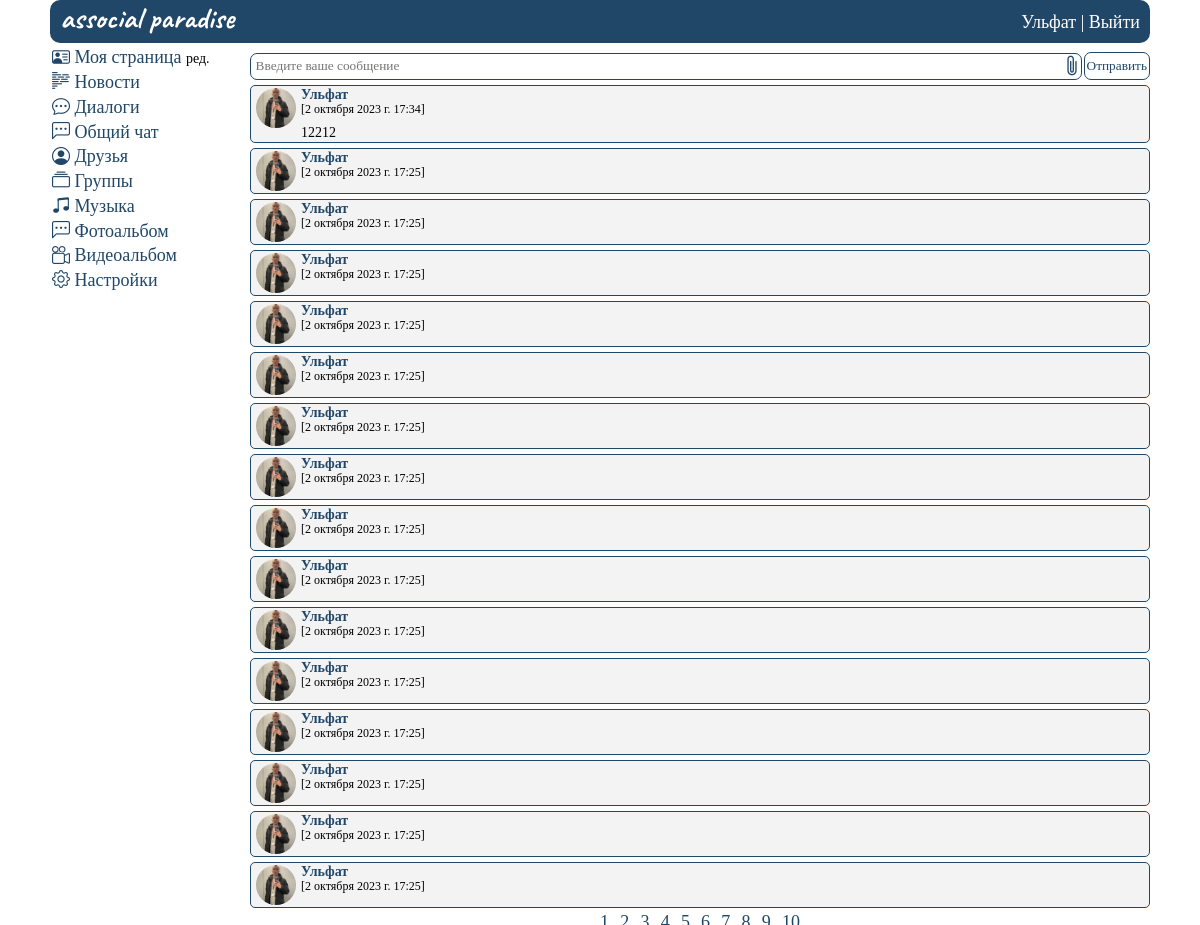
Before: /chat (signed in) with the older database file.
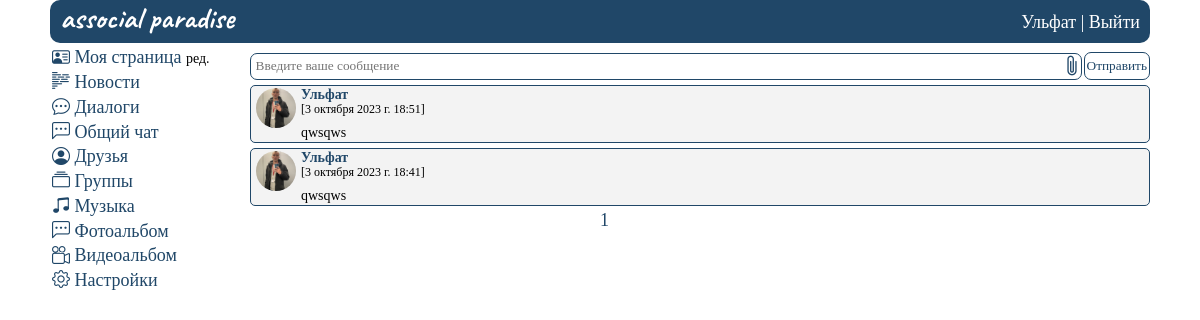
After: the same page with the newer database file.
### mysite/models.py (models this page shows, shortened)
class AllChat(models.Model):
    user = models.ForeignKey(User, on_delete=models.CASCADE)
    msg = models.TextField(max_length=999999, verbose_name='', blank=True, null=True)
    msg_time_create = models.DateTimeField(auto_now_add=True)
    msg_time_update = models.DateTimeField(auto_now=True)
    msg_img = models.ImageField(
        upload_to="mysite/static/images/chat_photos/", blank=True, verbose_name='')
    class Meta:
        verbose_name_plural = 'Чат'

### mysite/views.py (the view, shortened to what this page needs)
# urls.py: path('chat', viewChat, name='chat'),
@login_required(login_url='home')
def viewChat(request):
    userid = getAuthUser(request)
    personal_data = getUser(userid)
    form = ChatForm()
    allDialogues = getAllMessages(userid)
    unread_messages = calculation_unread(allDialogues, userid)
    allMessages = AllChat.objects.raw(
        'SELECT * FROM MYSITE_ALLCHAT CH JOIN MYSITE_USERPROFILE UP ON UP.USER_ID = CH.USER_ID ORDER BY CH.MSG_TIME_CREATE DESC')[:160]
    paginator = Paginator(allMessages, 16)
    page_number = request.GET.get('page')
    page_obj = paginator.get_page(page_number)
    data = {
        'unread_messages': unread_messages,
        'userid': userid,
        'form': form,
        'allMessages': allMessages,
        'personal_data': personal_data,
        'page_obj': page_obj,
    }
    return render(request, 'chat.html', data)

### mysite/forms.py
class ChatForm(ModelForm):
    class Meta:
        model = AllChat
        fields = ['msg', 'msg_img']
        widgets = {
            "msg": TextInput(attrs={
                'placeholder': 'Введите ваше сообщение',
                'autofocus': True,
            }),
            "msg_img": FileInput(attrs={
                'style': 'display:none',
            })
        }

### mysite/views.py (called while the page is built)
def getAuthUser(request):
    return request.session.get('is_auth', False)

def getUser(userid):
    return UserProfile.objects.get(user_id=userid)

def calculation_unread(messages, userid):
    msg = 0
    for i in messages:
        if i.status_message == 0 and int(i.last_sender) != userid:
            msg += 1
    return msg

### mysite/templates/chat.html (shortened to what this page needs)
{%extends 'base.html'%}
{% load static %}
{%block content%}
    <div class="wrapper_users">
    {% include "header.html" %}
        <div class="rows_user">
            <div class="col1_user">
                {% include "menu.html" %}
            </div>
            <div class="col2_user">
                    <div class="add_message">
                        <form method="post" enctype="multipart/form-data">
                            <div class="flex_obj">
                                <div class="wall_form">
                                    {{ form.msg }}
                                </div>
                                <label for="id_msg_img" class='clip_icon bi bi-paperclip' style='font-size: 1.5rem; color: #204768;'></label>
                                <div class="wall_form_button">
                                    <button type="submit">Отправить</button>
                                </div>
                             </div>
                        </form>
                    </div>
                <div class="chat">
                    {% for message in page_obj %}
                        <div class="message">
                            <div class="message__user_photo">
                                <a href="{% url 'viewUser' message.user_id %}">
                                    <img class="img" src="{% static message.avatar|cut:'mysite/static' %}">
                                </a>
                            </div>
                            <div class="message__content">
                                <span class="message__user">
                                    <a href="{% url 'viewUser' message.user_id %}">{{ message.first_name }}</a>
                                </span>
                                <span class="message__time">[{{ message.msg_time_create }}]</span>
                                <div class="message__item">
                                    <div class="message__text">
                                        {{ message.msg }}
                                    </div>
                                </div>
                            </div>
                        </div>
                    {% endfor %}
                    <div class="message__pages">
                        {% for p in page_obj.paginator.page_range %}
                            {% if p == clean_id %}
                                <div class="message__pages-item message__curr">
                                    <a href="?page={{ p }}">{{ p }}</a>
                                </div>
                            {% else %}
                                <div class="message__pages-item">
                                    <a href="?page={{ p }}">{{ p }}</a>
                                </div>
                            {% endif %}
                        {% endfor %}
                    </div>
            </div>
            </div>
        </div>
    </div>
{%endblock%}

Changed rows visible on the page:
removed AllChat: first_name "Ульфат", msg_time_create "2 октября 2023 г. 17:34", msg "12212"
removed AllChat: first_name "Ульфат", msg_time_create "2 октября 2023 г. 17:25"
removed AllChat: first_name "Ульфат", msg_time_create "2 октября 2023 г. 17:25"
removed AllChat: first_name "Ульфат", msg_time_create "2 октября 2023 г. 17:25"
removed AllChat: first_name "Ульфат", msg_time_create "2 октября 2023 г. 17:25"
removed AllChat: first_name "Ульфат", msg_time_create "2 октября 2023 г. 17:25"
removed AllChat: first_name "Ульфат", msg_time_create "2 октября 2023 г. 17:25"
removed AllChat: first_name "Ульфат", msg_time_create "2 октября 2023 г. 17:25"
removed AllChat: first_name "Ульфат", msg_time_create "2 октября 2023 г. 17:25"
removed AllChat: first_name "Ульфат", msg_time_create "2 октября 2023 г. 17:25"
removed AllChat: first_name "Ульфат", msg_time_create "2 октября 2023 г. 17:25"
removed AllChat: first_name "Ульфат", msg_time_create "2 октября 2023 г. 17:25"
removed AllChat: first_name "Ульфат", msg_time_create "2 октября 2023 г. 17:25"
removed AllChat: first_name "Ульфат", msg_time_create "2 октября 2023 г. 17:25"
removed AllChat: first_name "Ульфат", msg_time_create "2 октября 2023 г. 17:25"
removed AllChat: first_name "Ульфат", msg_time_create "2 октября 2023 г. 17:25"
added AllChat: first_name "Ульфат", msg_time_create "3 октября 2023 г. 18:51", msg "qwsqws"
added AllChat: first_name "Ульфат", msg_time_create "3 октября 2023 г. 18:41", msg "qwsqws"
Other visible differences:
new list line: "1"
